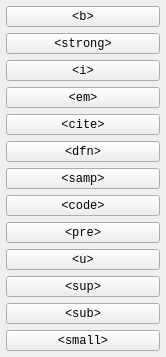
                  <widget class="QWidget" name="page_4">
                   <property name="geometry">
                    <rect>
                     <x>0</x>
                     <y>0</y>
                     <width>166</width>
                     <height>357</height>
                    </rect>
                   </property>
                   <attribute name="label">
                    <string>Markadoj</string>
                   </attribute>
                   <layout class="QVBoxLayout" name="verticalLayout_7">
                    <property name="leftMargin">
                     <number>6</number>
                    </property>
                    <property name="topMargin">
                     <number>6</number>
                    </property>
                    <property name="rightMargin">
                     <number>6</number>
                    </property>
                    <property name="bottomMargin">
                     <number>6</number>
                    </property>
                    <item>
                     <widget class="QToolButton" name="b">
                      <property name="sizePolicy">
                       <sizepolicy hsizetype="Minimum" vsizetype="Fixed">
                        <horstretch>0</horstretch>
                        <verstretch>0</verstretch>
                       </sizepolicy>
                      </property>
                      <property name="font">
                       <font>
                        <family>Monospace</family>
                       </font>
                      </property>
                      <property name="text">
                       <string notr="true">&lt;b&gt;</string>
                      </property>
                     </widget>
                    </item>
                    <item>
                     <widget class="QToolButton" name="strong">
                      <property name="sizePolicy">
                       <sizepolicy hsizetype="Minimum" vsizetype="Fixed">
                        <horstretch>0</horstretch>
                        <verstretch>0</verstretch>
                       </sizepolicy>
                      </property>
                      <property name="font">
                       <font>
                        <family>Monospace</family>
                       </font>
                      </property>
                      <property name="text">
                       <string notr="true">&lt;strong&gt;</string>
                      </property>
                     </widget>
                    </item>
                    <item>
                     <widget class="QToolButton" name="i">
                      <property name="sizePolicy">
                       <sizepolicy hsizetype="Minimum" vsizetype="Fixed">
                        <horstretch>0</horstretch>
                        <verstretch>0</verstretch>
                       </sizepolicy>
                      </property>
                      <property name="font">
                       <font>
                        <family>Monospace</family>
                       </font>
                      </property>
                      <property name="text">
                       <string notr="true">&lt;i&gt;</string>
                      </property>
                     </widget>
                    </item>
                    <item>
                     <widget class="QToolButton" name="em">
                      <property name="sizePolicy">
                       <sizepolicy hsizetype="Minimum" vsizetype="Fixed">
                        <horstretch>0</horstretch>
                        <verstretch>0</verstretch>
                       </sizepolicy>
                      </property>
                      <property name="font">
                       <font>
                        <family>Monospace</family>
                       </font>
                      </property>
                      <property name="text">
                       <string notr="true">&lt;em&gt;</string>
                      </property>
                     </widget>
                    </item>
                    <item>
                     <widget class="QToolButton" name="cite">
                      <property name="sizePolicy">
                       <sizepolicy hsizetype="Minimum" vsizetype="Fixed">
                        <horstretch>0</horstretch>
                        <verstretch>0</verstretch>
                       </sizepolicy>
                      </property>
                      <property name="font">
                       <font>
                        <family>Monospace</family>
                       </font>
                      </property>
                      <property name="text">
                       <string notr="true">&lt;cite&gt;</string>
                      </property>
                     </widget>
                    </item>
                    <item>
                     <widget class="QToolButton" name="dfn">
                      <property name="sizePolicy">
                       <sizepolicy hsizetype="Minimum" vsizetype="Fixed">
                        <horstretch>0</horstretch>
                        <verstretch>0</verstretch>
                       </sizepolicy>
                      </property>
                      <property name="font">
                       <font>
                        <family>Monospace</family>
                       </font>
                      </property>
                      <property name="text">
                       <string notr="true">&lt;dfn&gt;</string>
                      </property>
                     </widget>
                    </item>
                    <item>
                     <widget class="QToolButton" name="samp">
                      <property name="sizePolicy">
                       <sizepolicy hsizetype="Minimum" vsizetype="Fixed">
                        <horstretch>0</horstretch>
                        <verstretch>0</verstretch>
                       </sizepolicy>
                      </property>
                      <property name="font">
                       <font>
                        <family>Monospace</family>
                       </font>
                      </property>
                      <property name="text">
                       <string notr="true">&lt;samp&gt;</string>
                      </property>
                     </widget>
                    </item>
                    <item>
                     <widget class="QToolButton" name="code">
                      <property name="sizePolicy">
                       <sizepolicy hsizetype="Minimum" vsizetype="Fixed">
                        <horstretch>0</horstretch>
                        <verstretch>0</verstretch>
                       </sizepolicy>
                      </property>
                      <property name="font">
                       <font>
                        <family>Monospace</family>
                       </font>
                      </property>
                      <property name="text">
                       <string notr="true">&lt;code&gt;</string>
                      </property>
                     </widget>
                    </item>
                    <item>
                     <widget class="QToolButton" name="pre">
                      <property name="sizePolicy">
                       <sizepolicy hsizetype="Minimum" vsizetype="Fixed">
                        <horstretch>0</horstretch>
                        <verstretch>0</verstretch>
                       </sizepolicy>
                      </property>
                      <property name="font">
                       <font>
                        <family>Monospace</family>
                       </font>
                      </property>
                      <property name="text">
                       <string notr="true">&lt;pre&gt;</string>
                      </property>
                     </widget>
                    </item>
                    <item>
                     <widget class="QToolButton" name="u">
                      <property name="sizePolicy">
                       <sizepolicy hsizetype="Minimum" vsizetype="Fixed">
                        <horstretch>0</horstretch>
                        <verstretch>0</verstretch>
                       </sizepolicy>
                      </property>
                      <property name="font">
                       <font>
                        <family>Monospace</family>
                       </font>
                      </property>
                      <property name="text">
                       <string notr="true">&lt;u&gt;</string>
                      </property>
                     </widget>
                    </item>
                    <item>
                     <widget class="QToolButton" name="sup">
                      <property name="sizePolicy">
                       <sizepolicy hsizetype="Minimum" vsizetype="Fixed">
                        <horstretch>0</horstretch>
                        <verstretch>0</verstretch>
                       </sizepolicy>
                      </property>
                      <property name="font">
                       <font>
                        <family>Monospace</family>
                       </font>
                      </property>
                      <property name="text">
                       <string notr="true">&lt;sup&gt;</string>
                      </property>
                     </widget>
                    </item>
                    <item>
                     <widget class="QToolButton" name="sub">
                      <property name="sizePolicy">
                       <sizepolicy hsizetype="Minimum" vsizetype="Fixed">
                        <horstretch>0</horstretch>
                        <verstretch>0</verstretch>
                       </sizepolicy>
                      </property>
                      <property name="font">
                       <font>
                        <family>Monospace</family>
                       </font>
                      </property>
                      <property name="text">
                       <string notr="true">&lt;sub&gt;</string>
                      </property>
                     </widget>
                    </item>
                    <item>
                     <widget class="QToolButton" name="small">
                      <property name="sizePolicy">
                       <sizepolicy hsizetype="Minimum" vsizetype="Fixed">
                        <horstretch>0</horstretch>
                        <verstretch>0</verstretch>
                       </sizepolicy>
                      </property>
                      <property name="font">
                       <font>
                        <family>Monospace</family>
                       </font>
                      </property>
                      <property name="text">
                       <string notr="true">&lt;small&gt;</string>
                      </property>
                     </widget>
                    </item>
                   </layout>
                  </widget>
